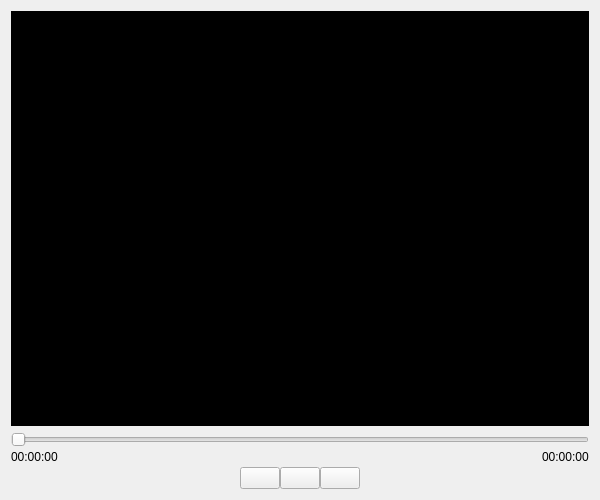
<?xml version="1.0" encoding="UTF-8"?>
<ui version="4.0">
 <class>ViewportDisplay</class>
 <widget class="QWidget" name="ViewportDisplay">
  <property name="geometry">
   <rect>
    <x>0</x>
    <y>0</y>
    <width>600</width>
    <height>500</height>
   </rect>
  </property>
  <property name="minimumSize">
   <size>
    <width>400</width>
    <height>300</height>
   </size>
  </property>
  <property name="windowTitle">
   <string>Form</string>
  </property>
  <layout class="QVBoxLayout" name="verticalLayout_2">
   <item>
    <layout class="QVBoxLayout" name="verticalLayout">
     <item>
      <widget class="QLabel" name="viewport">
       <property name="styleSheet">
        <string notr="true">background-color: black;</string>
       </property>
       <property name="text">
        <string/>
       </property>
       <property name="alignment">
        <set>Qt::AlignCenter</set>
       </property>
      </widget>
     </item>
     <item>
      <widget class="QWidget" name="widget" native="true">
       <property name="sizePolicy">
        <sizepolicy hsizetype="Preferred" vsizetype="Fixed">
         <horstretch>0</horstretch>
         <verstretch>0</verstretch>
        </sizepolicy>
       </property>
       <layout class="QVBoxLayout" name="verticalLayout_4">
        <property name="spacing">
         <number>0</number>
        </property>
        <property name="leftMargin">
         <number>0</number>
        </property>
        <property name="topMargin">
         <number>0</number>
        </property>
        <property name="rightMargin">
         <number>0</number>
        </property>
        <property name="bottomMargin">
         <number>0</number>
        </property>
        <item>
         <layout class="QVBoxLayout" name="verticalLayout_3">
          <property name="spacing">
           <number>0</number>
          </property>
          <item>
           <widget class="QSlider" name="slider">
            <property name="orientation">
             <enum>Qt::Horizontal</enum>
            </property>
           </widget>
          </item>
          <item>
           <layout class="QHBoxLayout" name="horizontalLayout">
            <item>
             <widget class="QLabel" name="startTime">
              <property name="text">
               <string>00:00:00</string>
              </property>
             </widget>
            </item>
            <item>
             <spacer name="horizontalSpacer">
              <property name="orientation">
               <enum>Qt::Horizontal</enum>
              </property>
              <property name="sizeHint" stdset="0">
               <size>
                <width>40</width>
                <height>20</height>
               </size>
              </property>
             </spacer>
            </item>
            <item>
             <widget class="QLabel" name="endTime">
              <property name="text">
               <string>00:00:00</string>
              </property>
             </widget>
            </item>
           </layout>
          </item>
          <item>
           <layout class="QHBoxLayout" name="horizontalLayout_3">
            <item>
             <spacer name="horizontalSpacer_2">
              <property name="orientation">
               <enum>Qt::Horizontal</enum>
              </property>
              <property name="sizeHint" stdset="0">
               <size>
                <width>40</width>
                <height>20</height>
               </size>
              </property>
             </spacer>
            </item>
            <item>
             <widget class="QPushButton" name="start">
              <property name="sizePolicy">
               <sizepolicy hsizetype="Fixed" vsizetype="Fixed">
                <horstretch>0</horstretch>
                <verstretch>0</verstretch>
               </sizepolicy>
              </property>
              <property name="minimumSize">
               <size>
                <width>0</width>
                <height>0</height>
               </size>
              </property>
              <property name="baseSize">
               <size>
                <width>0</width>
                <height>0</height>
               </size>
              </property>
              <property name="cursor">
               <cursorShape>PointingHandCursor</cursorShape>
              </property>
              <property name="text">
               <string/>
              </property>
              <property name="iconSize">
               <size>
                <width>25</width>
                <height>25</height>
               </size>
              </property>
             </widget>
            </item>
            <item>
             <widget class="QPushButton" name="pause">
              <property name="sizePolicy">
               <sizepolicy hsizetype="Fixed" vsizetype="Fixed">
                <horstretch>0</horstretch>
                <verstretch>0</verstretch>
               </sizepolicy>
              </property>
              <property name="cursor">
               <cursorShape>PointingHandCursor</cursorShape>
              </property>
              <property name="text">
               <string/>
              </property>
              <property name="iconSize">
               <size>
                <width>25</width>
                <height>25</height>
               </size>
              </property>
             </widget>
            </item>
            <item>
             <widget class="QPushButton" name="stop">
              <property name="sizePolicy">
               <sizepolicy hsizetype="Fixed" vsizetype="Fixed">
                <horstretch>0</horstretch>
                <verstretch>0</verstretch>
               </sizepolicy>
              </property>
              <property name="cursor">
               <cursorShape>PointingHandCursor</cursorShape>
              </property>
              <property name="text">
               <string/>
              </property>
             </widget>
            </item>
            <item>
             <spacer name="horizontalSpacer_3">
              <property name="orientation">
               <enum>Qt::Horizontal</enum>
              </property>
              <property name="sizeHint" stdset="0">
               <size>
                <width>40</width>
                <height>20</height>
               </size>
              </property>
             </spacer>
            </item>
           </layout>
          </item>
         </layout>
        </item>
       </layout>
      </widget>
     </item>
    </layout>
   </item>
  </layout>
 </widget>
 <resources/>
 <connections/>
</ui>
